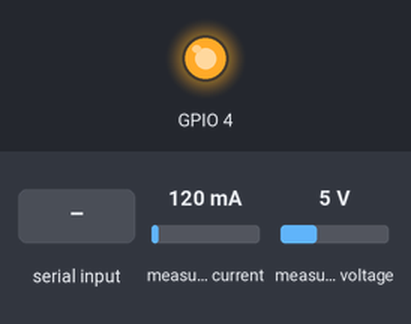
A sketch run on a simulated ESP32. Shown: output pins drawn as LEDs (lit = HIGH). The inputs (shaded band) are chosen by the test bench; at power-on: measured voltage 5 V, measured current 120 mA. What the sketch prints to the serial monitor is not drawn.

Above: at 1.2 s.
1.3 s: measured voltage set to 0.3 V
At 1.73 s:
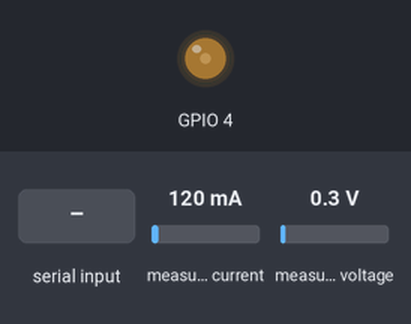
3.3 s: measured voltage set to 7.5 V
6.3 s: measured current set to 40 mA
At 6.72 s:
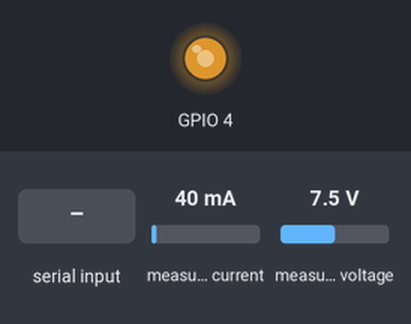
8.3 s: "90,45\n" received over Serial
11.2 s: "5\n" received over Serial
Timing chart, 0 to 15.2 s (numbered marks = the images above; inputs shaded):
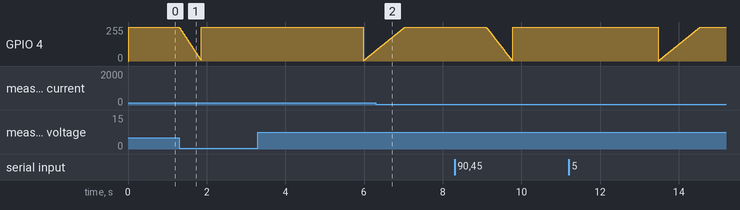

The sketch:

INA.ino
```cpp
 /*
  Programa creado para la medicion del voltaje de salida de una fuente de voltaje DC-DC
  conectada a una ESP8266 para el control de voltaje
*/

#include "Wire.h"
#include "Adafruit_INA219.h"
Adafruit_INA219 ina219;//Se crea el objeto INA219

unsigned int Ts=10000;//[us]
unsigned int t, t0;
float u_past;
float e_past;
float r=5;
float e=0;
float y=0;
float kp=10;
int u;

void setup()
{
  Serial.begin(115200);//Se inicia el monitor serie
  uint32_t currentFrequency;
  ina219.begin();
  t0=micros();
  ledcSetup(0,5000,16);
  ledcAttachPin(4,0);
  ledcWrite(0,0);
  u=65150;
  u_past=u;
}

void loop()
{

   t=micros();// El valor del registro actual en el tiempo
    if(t-t0>=Ts){// Se debe mantener la diferencia
      Referencia();
      PWM_C(r);
      t0=t;
   }
   if(t0>t){
     Referencia();
     PWM_C(r);
     t0=t;
   }
}

void Referencia(){
      if (Serial.available()) {
         String command = Serial.readStringUntil('\n');
         r = command.toFloat();
            if(r<2.7){
                r=2.7;
            }
            if(r>11.5){
                r=11.5;
            }
      }
}

void PWM_C(float r){

  float shuntvoltage=0;
  float busvoltage = 0;
  float current_mA = 0;
  float loadvoltage = 0;

  shuntvoltage = ina219.getShuntVoltage_mV();
  busvoltage = ina219.getBusVoltage_V();
  current_mA = ina219.getCurrent_mA();

loadvoltage = busvoltage + (shuntvoltage / 1000);
Serial.print("Load Voltage:  "); Serial.print(loadvoltage); Serial.println(" V");
Serial.print("Current:       "); Serial.print(current_mA); Serial.println(" mA");
Serial.print(" \n");
y=loadvoltage;
e=r-y;
ledcWrite(0,u);
u=u_past-250*e;
ledcWrite(0,u);
e_past=e;
u_past=u;
}
```
